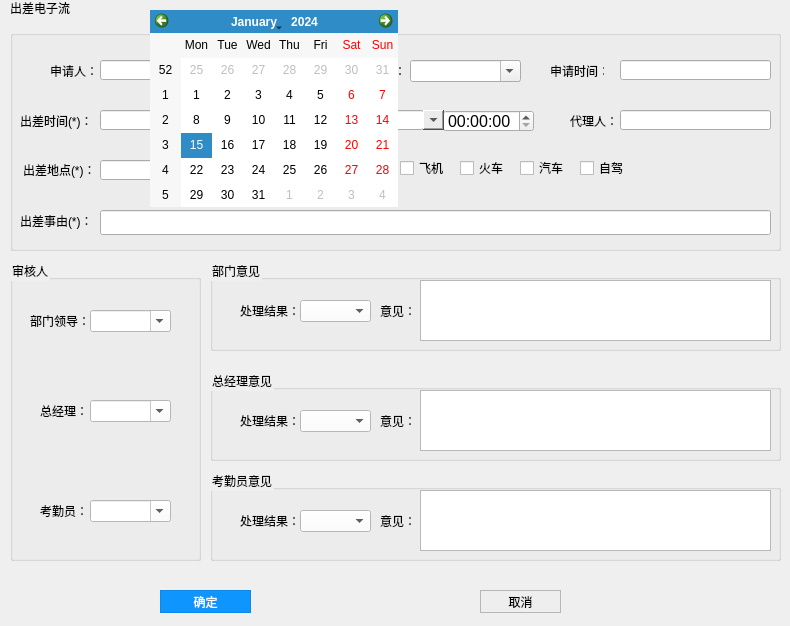
<?xml version="1.0" encoding="UTF-8"?>
<ui version="4.0">
 <class>ChuChai</class>
 <widget class="QWidget" name="ChuChai">
  <property name="geometry">
   <rect>
    <x>0</x>
    <y>0</y>
    <width>790</width>
    <height>626</height>
   </rect>
  </property>
  <property name="windowTitle">
   <string>Form</string>
  </property>
  <widget class="QPushButton" name="pushButton_close">
   <property name="geometry">
    <rect>
     <x>760</x>
     <y>0</y>
     <width>24</width>
     <height>16</height>
    </rect>
   </property>
   <property name="minimumSize">
    <size>
     <width>0</width>
     <height>16</height>
    </size>
   </property>
   <property name="styleSheet">
    <string notr="true">QPushButton
{
background-image: url(:/images/close_first.png);
background-repeat:no-repeat;
background-position:center center;
border:none;

}

QPushButton:hover{

	
	background-image: url(:/images/close_after.png);
background-repeat:no-repeat;
background-position:center center;


}</string>
   </property>
   <property name="text">
    <string/>
   </property>
  </widget>
  <widget class="QPushButton" name="pushButton_min">
   <property name="geometry">
    <rect>
     <x>740</x>
     <y>0</y>
     <width>24</width>
     <height>16</height>
    </rect>
   </property>
   <property name="minimumSize">
    <size>
     <width>0</width>
     <height>16</height>
    </size>
   </property>
   <property name="styleSheet">
    <string notr="true">QPushButton
{
background-image: url(:/images/min_first.png);
background-repeat:no-repeat;
background-position:center center;
border:none;

}

QPushButton:hover{
background-image: url(:/images/min_after.png);
background-repeat:no-repeat;
background-position:center center;


}</string>
   </property>
   <property name="text">
    <string/>
   </property>
  </widget>
  <widget class="QLabel" name="label">
   <property name="geometry">
    <rect>
     <x>10</x>
     <y>0</y>
     <width>71</width>
     <height>16</height>
    </rect>
   </property>
   <property name="text">
    <string>出差电子流</string>
   </property>
  </widget>
  <widget class="QGroupBox" name="groupBox">
   <property name="geometry">
    <rect>
     <x>10</x>
     <y>30</y>
     <width>771</width>
     <height>221</height>
    </rect>
   </property>
   <property name="styleSheet">
    <string notr="true">color: rgb(0, 0, 0);</string>
   </property>
   <property name="title">
    <string/>
   </property>
   <widget class="QLabel" name="label_2">
    <property name="geometry">
     <rect>
      <x>40</x>
      <y>30</y>
      <width>54</width>
      <height>21</height>
     </rect>
    </property>
    <property name="text">
     <string>申请人：</string>
    </property>
   </widget>
   <widget class="QLineEdit" name="lineEdit_name">
    <property name="geometry">
     <rect>
      <x>90</x>
      <y>30</y>
      <width>101</width>
      <height>20</height>
     </rect>
    </property>
    <property name="styleSheet">
     <string notr="true">color: rgb(0, 0, 0);</string>
    </property>
   </widget>
   <widget class="QLabel" name="label_3">
    <property name="geometry">
     <rect>
      <x>200</x>
      <y>30</y>
      <width>41</width>
      <height>21</height>
     </rect>
    </property>
    <property name="text">
     <string>部门：</string>
    </property>
   </widget>
   <widget class="QComboBox" name="comboBox_department">
    <property name="geometry">
     <rect>
      <x>240</x>
      <y>30</y>
      <width>111</width>
      <height>22</height>
     </rect>
    </property>
    <property name="editable">
     <bool>true</bool>
    </property>
   </widget>
   <widget class="QLabel" name="label_6">
    <property name="geometry">
     <rect>
      <x>360</x>
      <y>30</y>
      <width>41</width>
      <height>21</height>
     </rect>
    </property>
    <property name="text">
     <string>职位：</string>
    </property>
   </widget>
   <widget class="QComboBox" name="comboBox_position">
    <property name="geometry">
     <rect>
      <x>400</x>
      <y>30</y>
      <width>111</width>
      <height>22</height>
     </rect>
    </property>
    <property name="editable">
     <bool>true</bool>
    </property>
   </widget>
   <widget class="QLabel" name="label_7">
    <property name="geometry">
     <rect>
      <x>10</x>
      <y>80</y>
      <width>71</width>
      <height>21</height>
     </rect>
    </property>
    <property name="font">
     <font>
      <weight>50</weight>
      <bold>false</bold>
     </font>
    </property>
    <property name="text">
     <string>出差时间(*)：</string>
    </property>
   </widget>
   <widget class="QLabel" name="label_8">
    <property name="geometry">
     <rect>
      <x>310</x>
      <y>80</y>
      <width>16</width>
      <height>21</height>
     </rect>
    </property>
    <property name="text">
     <string>至</string>
    </property>
   </widget>
   <widget class="QTimeEdit" name="timeEdit_startTime">
    <property name="geometry">
     <rect>
      <x>193</x>
      <y>80</y>
      <width>101</width>
      <height>22</height>
     </rect>
    </property>
    <property name="font">
     <font>
      <pointsize>11</pointsize>
     </font>
    </property>
    <property name="styleSheet">
     <string notr="true">color: rgb(0, 0, 0);</string>
    </property>
   </widget>
   <widget class="QTimeEdit" name="timeEdit_endTime">
    <property name="geometry">
     <rect>
      <x>433</x>
      <y>80</y>
      <width>91</width>
      <height>22</height>
     </rect>
    </property>
    <property name="font">
     <font>
      <pointsize>12</pointsize>
     </font>
    </property>
    <property name="styleSheet">
     <string notr="true">color: rgb(0, 0, 0);</string>
    </property>
   </widget>
   <widget class="QToolButton" name="toolButton_startDay">
    <property name="geometry">
     <rect>
      <x>173</x>
      <y>80</y>
      <width>21</width>
      <height>20</height>
     </rect>
    </property>
    <property name="styleSheet">
     <string notr="true">background-color: rgb(235, 235, 235);</string>
    </property>
    <property name="text">
     <string/>
    </property>
    <property name="arrowType">
     <enum>Qt::DownArrow</enum>
    </property>
   </widget>
   <widget class="QLineEdit" name="lineEdit_startDay">
    <property name="geometry">
     <rect>
      <x>90</x>
      <y>80</y>
      <width>83</width>
      <height>20</height>
     </rect>
    </property>
    <property name="styleSheet">
     <string notr="true">color: rgb(0, 0, 0);</string>
    </property>
   </widget>
   <widget class="QLineEdit" name="lineEdit_endDay">
    <property name="geometry">
     <rect>
      <x>333</x>
      <y>80</y>
      <width>81</width>
      <height>20</height>
     </rect>
    </property>
    <property name="styleSheet">
     <string notr="true">color: rgb(0, 0, 0);</string>
    </property>
   </widget>
   <widget class="QLabel" name="label_9">
    <property name="geometry">
     <rect>
      <x>13</x>
      <y>130</y>
      <width>71</width>
      <height>20</height>
     </rect>
    </property>
    <property name="text">
     <string>出差地点(*)：</string>
    </property>
   </widget>
   <widget class="QLineEdit" name="lineEdit_toWhere">
    <property name="geometry">
     <rect>
      <x>90</x>
      <y>130</y>
      <width>201</width>
      <height>20</height>
     </rect>
    </property>
   </widget>
   <widget class="QLabel" name="label_10">
    <property name="geometry">
     <rect>
      <x>310</x>
      <y>121</y>
      <width>81</width>
      <height>31</height>
     </rect>
    </property>
    <property name="text">
     <string>交通工具(*)：</string>
    </property>
   </widget>
   <widget class="QCheckBox" name="checkBox_air">
    <property name="geometry">
     <rect>
      <x>390</x>
      <y>130</y>
      <width>71</width>
      <height>16</height>
     </rect>
    </property>
    <property name="text">
     <string>飞机</string>
    </property>
   </widget>
   <widget class="QCheckBox" name="checkBox_train">
    <property name="geometry">
     <rect>
      <x>450</x>
      <y>130</y>
      <width>51</width>
      <height>16</height>
     </rect>
    </property>
    <property name="text">
     <string>火车</string>
    </property>
   </widget>
   <widget class="QCheckBox" name="checkBox_car">
    <property name="geometry">
     <rect>
      <x>510</x>
      <y>130</y>
      <width>71</width>
      <height>16</height>
     </rect>
    </property>
    <property name="text">
     <string>汽车</string>
    </property>
   </widget>
   <widget class="QCheckBox" name="checkBox_selfDrive">
    <property name="geometry">
     <rect>
      <x>570</x>
      <y>130</y>
      <width>51</width>
      <height>16</height>
     </rect>
    </property>
    <property name="text">
     <string>自驾</string>
    </property>
   </widget>
   <widget class="QLabel" name="label_4">
    <property name="geometry">
     <rect>
      <x>540</x>
      <y>30</y>
      <width>54</width>
      <height>21</height>
     </rect>
    </property>
    <property name="text">
     <string>申请时间：</string>
    </property>
   </widget>
   <widget class="QLineEdit" name="lineEdit_dealTime">
    <property name="geometry">
     <rect>
      <x>610</x>
      <y>30</y>
      <width>151</width>
      <height>20</height>
     </rect>
    </property>
    <property name="text">
     <string/>
    </property>
   </widget>
   <widget class="QToolButton" name="toolButton_endDay">
    <property name="geometry">
     <rect>
      <x>413</x>
      <y>80</y>
      <width>21</width>
      <height>20</height>
     </rect>
    </property>
    <property name="styleSheet">
     <string notr="true">background-color: rgb(235, 235, 235);</string>
    </property>
    <property name="text">
     <string/>
    </property>
    <property name="arrowType">
     <enum>Qt::DownArrow</enum>
    </property>
   </widget>
   <widget class="QLabel" name="label_5">
    <property name="geometry">
     <rect>
      <x>560</x>
      <y>80</y>
      <width>54</width>
      <height>21</height>
     </rect>
    </property>
    <property name="text">
     <string>代理人：</string>
    </property>
   </widget>
   <widget class="QLineEdit" name="lineEdit_agent">
    <property name="geometry">
     <rect>
      <x>610</x>
      <y>80</y>
      <width>151</width>
      <height>20</height>
     </rect>
    </property>
   </widget>
   <widget class="QLabel" name="label_11">
    <property name="geometry">
     <rect>
      <x>10</x>
      <y>180</y>
      <width>71</width>
      <height>21</height>
     </rect>
    </property>
    <property name="text">
     <string>出差事由(*)：</string>
    </property>
   </widget>
   <widget class="QLineEdit" name="lineEdit_reason">
    <property name="geometry">
     <rect>
      <x>90</x>
      <y>180</y>
      <width>671</width>
      <height>25</height>
     </rect>
    </property>
   </widget>
  </widget>
  <widget class="QGroupBox" name="groupBox_leader">
   <property name="geometry">
    <rect>
     <x>210</x>
     <y>260</y>
     <width>571</width>
     <height>91</height>
    </rect>
   </property>
   <property name="styleSheet">
    <string notr="true">color: rgb(0, 0, 0);</string>
   </property>
   <property name="title">
    <string>部门意见</string>
   </property>
   <widget class="QLabel" name="label_12">
    <property name="geometry">
     <rect>
      <x>30</x>
      <y>30</y>
      <width>61</width>
      <height>41</height>
     </rect>
    </property>
    <property name="text">
     <string>处理结果：</string>
    </property>
   </widget>
   <widget class="QComboBox" name="comboBox_leaderDeal">
    <property name="geometry">
     <rect>
      <x>90</x>
      <y>40</y>
      <width>71</width>
      <height>22</height>
     </rect>
    </property>
    <property name="styleSheet">
     <string notr="true">color: rgb(0, 0, 0);
background-color: rgb(255, 255, 255);</string>
    </property>
   </widget>
   <widget class="QLabel" name="label_15">
    <property name="geometry">
     <rect>
      <x>170</x>
      <y>40</y>
      <width>41</width>
      <height>21</height>
     </rect>
    </property>
    <property name="text">
     <string>意见：</string>
    </property>
   </widget>
   <widget class="QTextEdit" name="textEdit_leaderAdvice">
    <property name="geometry">
     <rect>
      <x>210</x>
      <y>20</y>
      <width>351</width>
      <height>61</height>
     </rect>
    </property>
    <property name="styleSheet">
     <string notr="true">color: rgb(0, 0, 0);
</string>
    </property>
   </widget>
  </widget>
  <widget class="QGroupBox" name="groupBox_allLeader">
   <property name="geometry">
    <rect>
     <x>10</x>
     <y>260</y>
     <width>191</width>
     <height>301</height>
    </rect>
   </property>
   <property name="styleSheet">
    <string notr="true">color: rgb(0, 0, 0);</string>
   </property>
   <property name="title">
    <string>审核人</string>
   </property>
   <widget class="QComboBox" name="comboBox_leader">
    <property name="geometry">
     <rect>
      <x>80</x>
      <y>50</y>
      <width>81</width>
      <height>22</height>
     </rect>
    </property>
    <property name="styleSheet">
     <string notr="true">background-color: rgb(255, 255, 255);
color: rgb(0, 0, 0);</string>
    </property>
    <property name="editable">
     <bool>true</bool>
    </property>
   </widget>
   <widget class="QLabel" name="label_13">
    <property name="geometry">
     <rect>
      <x>20</x>
      <y>50</y>
      <width>61</width>
      <height>21</height>
     </rect>
    </property>
    <property name="text">
     <string>部门领导：</string>
    </property>
   </widget>
   <widget class="QLabel" name="label_27">
    <property name="geometry">
     <rect>
      <x>30</x>
      <y>140</y>
      <width>51</width>
      <height>21</height>
     </rect>
    </property>
    <property name="text">
     <string>总经理：</string>
    </property>
   </widget>
   <widget class="QComboBox" name="comboBox_manager">
    <property name="geometry">
     <rect>
      <x>80</x>
      <y>140</y>
      <width>81</width>
      <height>22</height>
     </rect>
    </property>
    <property name="styleSheet">
     <string notr="true">background-color: rgb(255, 255, 255);
color: rgb(0, 0, 0);</string>
    </property>
    <property name="editable">
     <bool>true</bool>
    </property>
   </widget>
   <widget class="QComboBox" name="comboBox_clerk">
    <property name="geometry">
     <rect>
      <x>80</x>
      <y>240</y>
      <width>81</width>
      <height>22</height>
     </rect>
    </property>
    <property name="styleSheet">
     <string notr="true">background-color: rgb(255, 255, 255);
color: rgb(0, 0, 0);</string>
    </property>
    <property name="editable">
     <bool>true</bool>
    </property>
   </widget>
   <widget class="QLabel" name="label_32">
    <property name="geometry">
     <rect>
      <x>30</x>
      <y>240</y>
      <width>51</width>
      <height>21</height>
     </rect>
    </property>
    <property name="text">
     <string>考勤员：</string>
    </property>
   </widget>
  </widget>
  <widget class="QPushButton" name="pButtonOk">
   <property name="geometry">
    <rect>
     <x>160</x>
     <y>590</y>
     <width>91</width>
     <height>23</height>
    </rect>
   </property>
   <property name="styleSheet">
    <string notr="true">QPushButton#pButtonOk
{
    color:white;
    background-color:rgb(14 , 150 , 254);
    border: 1px solid rgb(11 , 137 , 234);
}

QPushButton#pButtonOk:hover
{
    color:white;
    background-color:rgb(44 , 137 , 255);
    border: 1px solid rgb(11 , 137 , 234);
}

QPushButton#pButtonOk:pressed
{
    color:white;
    background-color:rgb(14 , 135 , 228);
    border: 1px solid rgb(12 , 138 , 235);
    padding-left:3px;
    padding-top:3px;
}</string>
   </property>
   <property name="text">
    <string>确定</string>
   </property>
  </widget>
  <widget class="QGroupBox" name="groupBox_manager">
   <property name="geometry">
    <rect>
     <x>210</x>
     <y>370</y>
     <width>571</width>
     <height>91</height>
    </rect>
   </property>
   <property name="styleSheet">
    <string notr="true">color: rgb(0, 0, 0);</string>
   </property>
   <property name="title">
    <string>总经理意见</string>
   </property>
   <widget class="QLabel" name="label_25">
    <property name="geometry">
     <rect>
      <x>30</x>
      <y>30</y>
      <width>61</width>
      <height>41</height>
     </rect>
    </property>
    <property name="text">
     <string>处理结果：</string>
    </property>
   </widget>
   <widget class="QComboBox" name="comboBox_managerDeal">
    <property name="geometry">
     <rect>
      <x>90</x>
      <y>40</y>
      <width>71</width>
      <height>22</height>
     </rect>
    </property>
    <property name="styleSheet">
     <string notr="true">background-color: rgb(255, 255, 255);
color: rgb(0, 0, 0);</string>
    </property>
   </widget>
   <widget class="QLabel" name="label_26">
    <property name="geometry">
     <rect>
      <x>170</x>
      <y>40</y>
      <width>71</width>
      <height>21</height>
     </rect>
    </property>
    <property name="text">
     <string>意见：</string>
    </property>
   </widget>
   <widget class="QTextEdit" name="textEdit_managerAdvice">
    <property name="geometry">
     <rect>
      <x>210</x>
      <y>20</y>
      <width>351</width>
      <height>61</height>
     </rect>
    </property>
    <property name="styleSheet">
     <string notr="true">color: rgb(0, 0, 0);</string>
    </property>
   </widget>
  </widget>
  <widget class="QPushButton" name="pButtonCancel">
   <property name="geometry">
    <rect>
     <x>480</x>
     <y>590</y>
     <width>81</width>
     <height>23</height>
    </rect>
   </property>
   <property name="styleSheet">
    <string notr="true">QPushButton#pButtonCancel
{
    color:black;
    background-color:rgb(238 , 238 , 238);
    border: 1px solid rgb(183 , 183 , 183);
}

QPushButton#pButtonCancel:hover
{
    color:black;
    background-color:rgb(228 , 240 , 250);
    border: 1px solid rgb(15 , 150 , 255);
}

QPushButton#pButtonCancel:pressed
{
    color:black;
    background-color:rgb(204 , 228 , 247);
    border: 1px solid rgb(1 , 84 , 153);
    padding-left:3px;
    padding-top:3px;
}</string>
   </property>
   <property name="text">
    <string>取消</string>
   </property>
  </widget>
  <widget class="QGroupBox" name="groupBox_clerk">
   <property name="geometry">
    <rect>
     <x>210</x>
     <y>470</y>
     <width>571</width>
     <height>91</height>
    </rect>
   </property>
   <property name="styleSheet">
    <string notr="true">color: rgb(0, 0, 0);</string>
   </property>
   <property name="title">
    <string>考勤员意见</string>
   </property>
   <widget class="QLabel" name="label_28">
    <property name="geometry">
     <rect>
      <x>30</x>
      <y>30</y>
      <width>61</width>
      <height>41</height>
     </rect>
    </property>
    <property name="text">
     <string>处理结果：</string>
    </property>
   </widget>
   <widget class="QComboBox" name="comboBox_clerkDeal">
    <property name="geometry">
     <rect>
      <x>90</x>
      <y>40</y>
      <width>71</width>
      <height>22</height>
     </rect>
    </property>
    <property name="styleSheet">
     <string notr="true">background-color: rgb(255, 255, 255);
color: rgb(0, 0, 0);</string>
    </property>
   </widget>
   <widget class="QLabel" name="label_31">
    <property name="geometry">
     <rect>
      <x>170</x>
      <y>40</y>
      <width>71</width>
      <height>21</height>
     </rect>
    </property>
    <property name="text">
     <string>意见：</string>
    </property>
   </widget>
   <widget class="QTextEdit" name="textEdit_clerkAdvice">
    <property name="geometry">
     <rect>
      <x>210</x>
      <y>20</y>
      <width>351</width>
      <height>61</height>
     </rect>
    </property>
    <property name="styleSheet">
     <string notr="true">color: rgb(0, 0, 0);</string>
    </property>
   </widget>
  </widget>
  <widget class="QCalendarWidget" name="calendarWidget">
   <property name="geometry">
    <rect>
     <x>150</x>
     <y>10</y>
     <width>248</width>
     <height>197</height>
    </rect>
   </property>
  </widget>
 </widget>
 <resources/>
 <connections/>
</ui>
